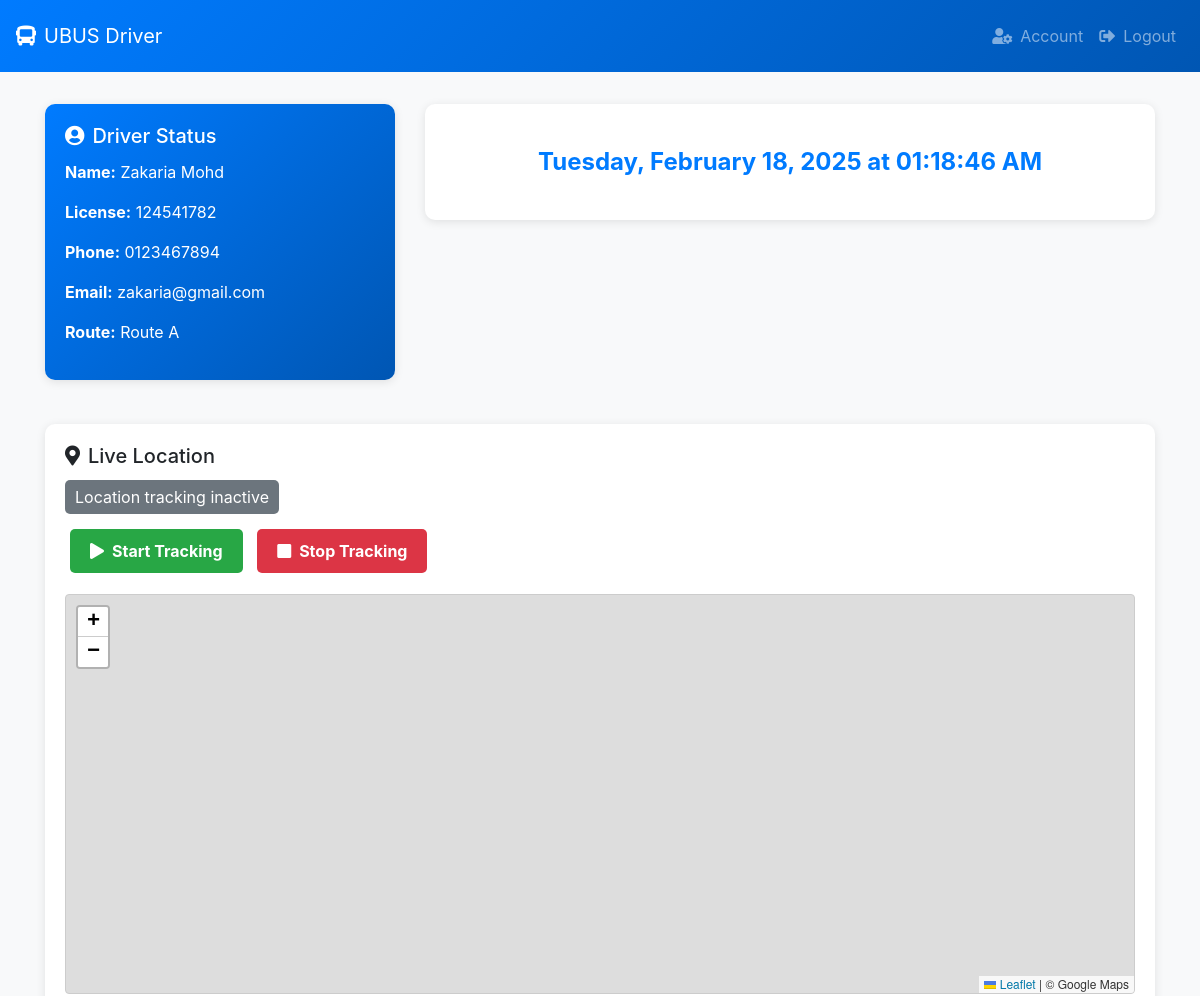
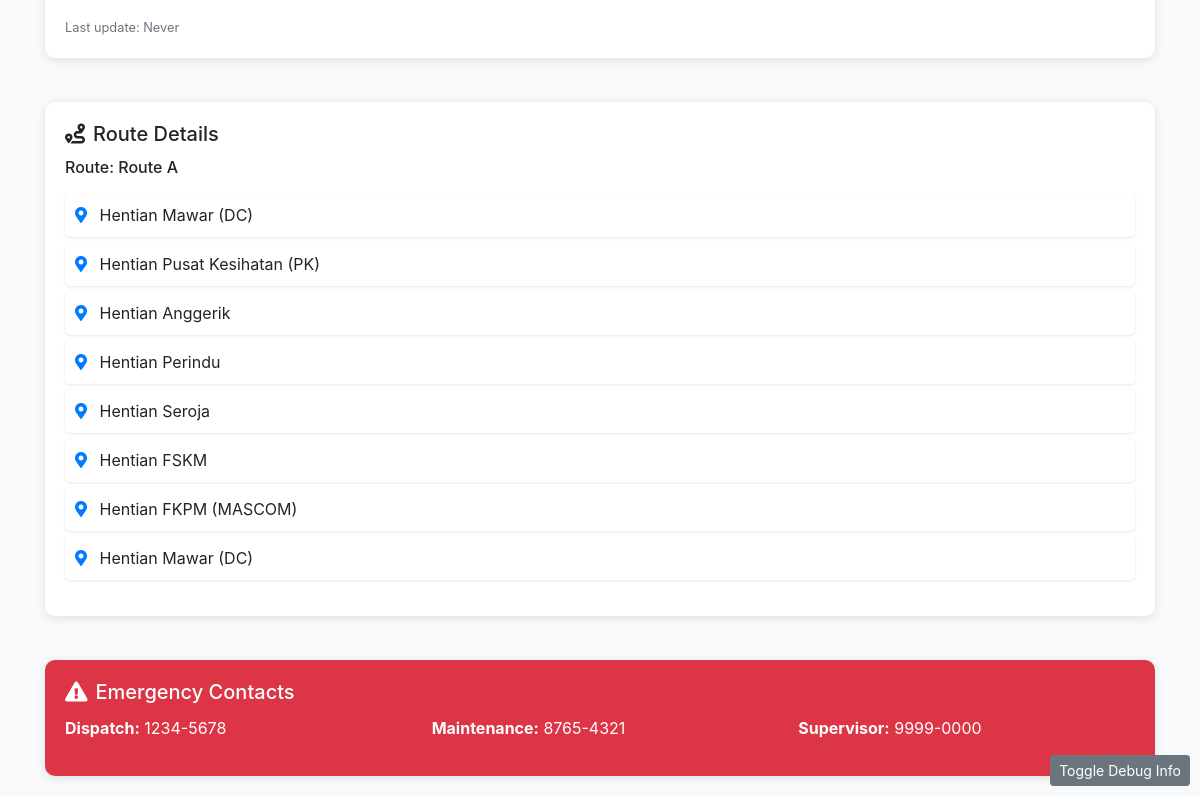
Screenshot of /driver_dashboard (signed in) with the database file from the repository (2 pictures, top to bottom).
### app.py (models this page shows)
class Driver(db.Model):
    id = db.Column(db.Integer, primary_key=True)
    username = db.Column(db.String(50), unique=True, nullable=False)  # Added
    password = db.Column(db.String(256), nullable=False)
    name = db.Column(db.String(100), nullable=False)
    phone = db.Column(db.String(20), nullable=False)
    email = db.Column(db.String(100), nullable=False)
    license_number = db.Column(db.String(50), nullable=False)
    route_id = db.Column(db.Integer, db.ForeignKey('route.id'))
    current_location_lat = db.Column(db.Float)
    current_location_lng = db.Column(db.Float)
    last_location_update = db.Column(db.DateTime)
    credentials_updated_at = db.Column(db.DateTime)
    last_login = db.Column(db.DateTime)
    route = db.relationship('Route', backref='drivers')
    current_location_lat = db.Column(db.Float)
    current_location_lng = db.Column(db.Float)
    last_location_update = db.Column(db.DateTime)

class Route(db.Model):
    id = db.Column(db.Integer, primary_key=True)
    name = db.Column(db.String(50), unique=True, nullable=False)
    stops = db.relationship('Stop', backref='route', lazy=True, cascade='all, delete-orphan')
    buses = db.relationship('Bus', backref='route', lazy=True, cascade='all, delete-orphan')

class Stop(db.Model):
    id = db.Column(db.Integer, primary_key=True)
    name = db.Column(db.String(100), nullable=False)
    route_id = db.Column(db.Integer, db.ForeignKey('route.id'), nullable=False)
    latitude = db.Column(db.Float)
    longitude = db.Column(db.Float)

### app.py (the view)
@app.route('/driver_dashboard')
@role_required(['driver'])
def driver_dashboard():
    username = session.get('admin_username')
    driver = Driver.query.filter_by(username=username).first()
    if not driver:
        flash('Driver not found', 'error')
        return redirect(url_for('auth_login'))
    route_info = None
    if driver.route:
        route_info = {
            'name': driver.route.name,
            'stops': [stop.name for stop in driver.route.stops]
        }
    return render_template('driver_dashboard.html',
                         driver=driver,
                         route_info=route_info)

### app.py (called while the page is built, shortened)
def role_required(roles):
    def decorator(f):
        @wraps(f)
        def decorated_function(*args, **kwargs):
            print(f"Access granted for role: {session.get('role')}")  # Debug log
            response = make_response(f(*args, **kwargs))
            response.headers['Cache-Control'] = 'no-cache, no-store, must-revalidate'
            response.headers['Pragma'] = 'no-cache'
            response.headers['Expires'] = '0'
            return response
        return decorated_function
    return decorator

### templates/driver_dashboard.html (shortened to what this page needs)
<!DOCTYPE html>
<html lang="en">
<head>
    <link rel="stylesheet" href="https://stackpath.bootstrapcdn.com/bootstrap/4.5.2/css/bootstrap.min.css">
    <link rel="stylesheet" href="https://cdnjs.cloudflare.com/ajax/libs/font-awesome/5.15.1/css/all.min.css">
    <link rel="stylesheet" href="https://unpkg.com/leaflet@1.9.4/dist/leaflet.css">
</head>
<body>
    <nav class="navbar navbar-expand-lg navbar-dark">
        <a class="navbar-brand" href="#">
            <i class="fas fa-bus mr-2"></i>UBUS Driver
        </a>
        <ul class="navbar-nav ml-auto">
            <li class="nav-item">
                <a class="nav-link" href="/driver_account">
                    <i class="fas fa-user-cog mr-2"></i>Account
                </a>
            </li>
            <li class="nav-item">
                <a class="nav-link" href="/admin_logout">
                    <i class="fas fa-sign-out-alt mr-2"></i>Logout
                </a>
            </li>
        </ul>
    </nav>
    <div class="container">
        <div class="row">
            <div class="col-md-4">
                <div class="card status-card">
                    <div class="card-body">
                        <h5 class="card-title">
                            <i class="fas fa-user-circle mr-2"></i>Driver Status
                        </h5>
                        <div class="driver-info">
                            <p><strong>Name:</strong> {{ driver.name }}</p>
                            <p><strong>License:</strong> {{ driver.license_number }}</p>
                            <p><strong>Phone:</strong> {{ driver.phone }}</p>
                            <p><strong>Email:</strong> {{ driver.email }}</p>
                            <p><strong>Route:</strong> {{ driver.route.name if driver.route else 'Unassigned' }}</p>
                        </div>
                    </div>
                </div>
            </div>
            <div class="col-md-8">
                <div class="card">
                    <div class="card-body">
                        <div id="clock" class="clock-display">Loading...</div>
                    </div>
                </div>
            </div>
        </div>
        <div class="row mt-4">
            <div class="col-12">
                <div class="card">
                    <div class="card-body">
                        <h5 class="card-title">
                            <i class="fas fa-map-marker-alt mr-2"></i>Live Location
                        </h5>
                        <div id="locationStatus" class="location-status">Location tracking inactive</div>
                        <div class="mb-3">
                            <button id="startTracking" class="tracking-btn start-tracking">
                                <i class="fas fa-play mr-2"></i>Start Tracking
                            </button>
                            <button id="stopTracking" class="tracking-btn stop-tracking" disabled>
                                <i class="fas fa-stop mr-2"></i>Stop Tracking
                            </button>
                        </div>
                        <div id="map"></div>
                        <div class="mt-3">
                            <small class="text-muted">Last update: <span id="lastUpdate">Never</span></small>
                        </div>
                    </div>
                </div>
            </div>
        </div>
        <div class="row mt-4">
            <div class="col-12">
                <div class="card">
                    <div class="card-body">
                        <h5 class="card-title">
                            <i class="fas fa-route mr-2"></i>Route Details
                        </h5>
                        {% if route_info %}
                        <h6 class="mb-3">Route: {{ route_info.name }}</h6>
                        <ul class="route-stops">
                            {% for stop in route_info.stops %}
                            <li>
                                <i class="fas fa-map-marker-alt mr-2 text-primary"></i>
                                {{ stop }}
                            </li>
                            {% endfor %}
                        </ul>
                        {% else %}
                        <p class="text-muted">No route currently assigned</p>
                        {% endif %}
                    </div>
                </div>
            </div>
        </div>
        <div class="row mt-4">
            <div class="col-12">
                <div class="card bg-danger text-white">
                    <div class="card-body">
                        <h5 class="card-title">
                            <i class="fas fa-exclamation-triangle mr-2"></i>Emergency Contacts
                        </h5>
                        <div class="row">
                            <div class="col-md-4">
                                <p><strong>Dispatch:</strong> 1234-5678</p>
                            </div>
                            <div class="col-md-4">
                                <p><strong>Maintenance:</strong> 8765-4321</p>
                            </div>
                            <div class="col-md-4">
                                <p><strong>Supervisor:</strong> 9999-0000</p>
                            </div>
                        </div>
                    </div>
                </div>
            </div>
        </div>
    </div>
</body>
</html>

### templates/driver_dashboard.html (style rules this page uses)
body { background-color: #f8f9fa; }
.navbar { background: linear-gradient(135deg, #007bff 0%, #0056b3 100%); padding: 1rem; margin-bottom: 2rem; }
.card { border: none; border-radius: 10px; box-shadow: 0 2px 10px rgba(0,0,0,0.1); margin-bottom: 20px; transition: transform 0.3s ease; }
.status-card { background: linear-gradient(135deg, #007bff 0%, #0056b3 100%); color: white; }
.route-stops { list-style: none; padding-left: 0; }
.route-stops li { padding: 10px; margin: 5px 0; background: white; border-radius: 5px; box-shadow: 0 1px 3px rgba(0,0,0,0.1); }
.clock-display { font-size: 1.5rem; font-weight: bold; color: #007bff; text-align: center; margin: 20px 0; }
#map { height: 400px; width: 100%; border: 1px solid #ccc; border-radius: 4px; }
.tracking-btn { padding: 10px 20px; margin: 5px; border: none; border-radius: 5px; cursor: pointer; font-weight: bold; }
.start-tracking { background-color: #28a745; color: white; }
.stop-tracking { background-color: #dc3545; color: white; }
.location-status { padding: 5px 10px; border-radius: 5px; background-color: #6c757d; color: white; display: inline-block; margin-bottom: 10px; }

### rows the page displays
Driver: name "Zakaria Mohd", license_number "124541782", phone "0123467894", email "zakaria@gmail.com"
Route: route "Route A", name "Route A"
Stop: name "Hentian Mawar (DC)"
Stop: name "Hentian Pusat Kesihatan (PK)"
Stop: name "Hentian Anggerik"
Stop: name "Hentian Perindu"
Stop: name "Hentian Seroja"
Stop: name "Hentian FSKM"
Stop: name "Hentian FKPM (MASCOM)"
Stop: name "Hentian Mawar (DC)"
